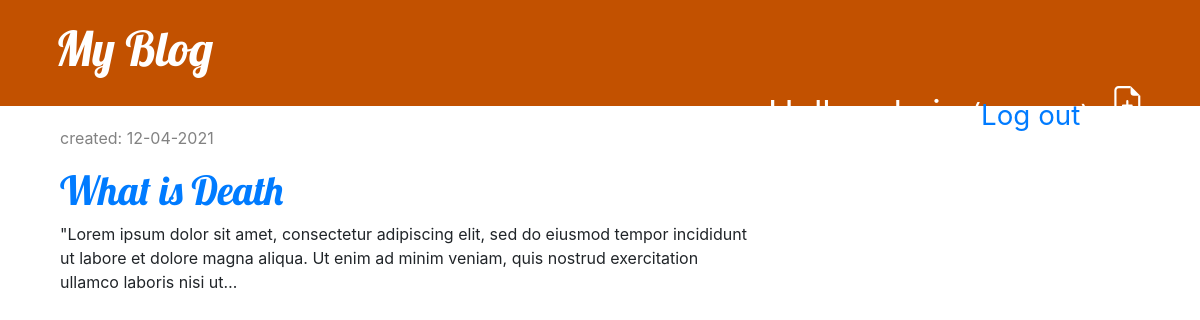
Page /drafts/ (signed in) on the earlier database version.
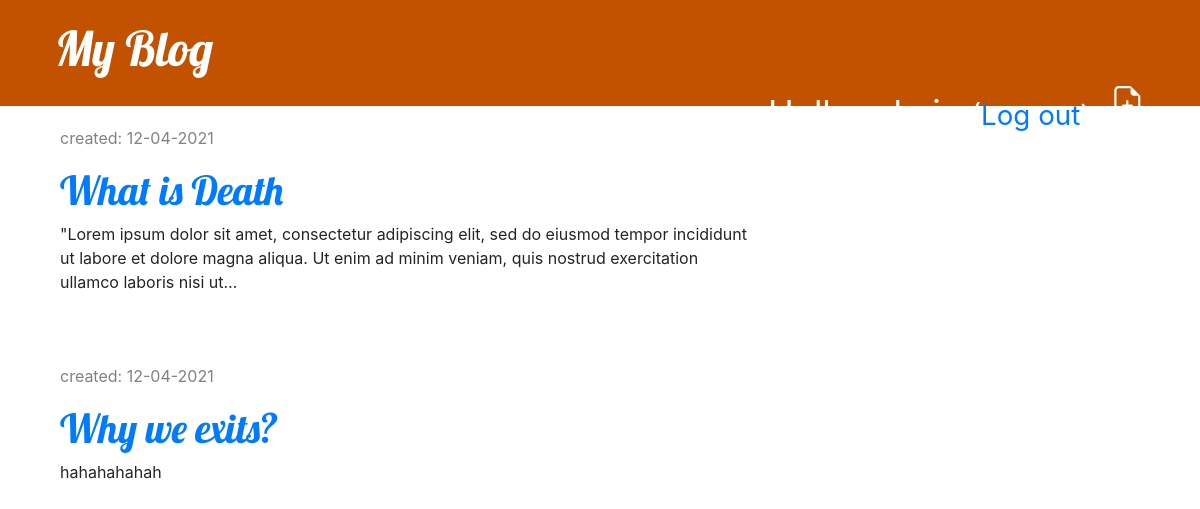
Same page on the later database version.
### blog/models.py (models this page shows, shortened)
class Post(models.Model):
    author = models.ForeignKey(settings.AUTH_USER_MODEL, on_delete=models.CASCADE)
    title = models.CharField(max_length=200)
    text = models.TextField()
    created_date = models.DateTimeField(default=timezone.now)
    published_date = models.DateTimeField(blank=True, null=True)

### blog/views.py (the view)
# urls.py: path('drafts/', views.post_draft_list, name='post_draft_list'),
@login_required()
def post_draft_list(request):
    posts = Post.objects.filter(published_date__isnull=True).order_by('created_date')
    return render(request, 'blog/post_draft_list.html', {'posts': posts})

### blog/templates/blog/post_draft_list.html
{% extends 'blog/base.html' %}
{% block content %}
    {% for post in posts %}
        <div class="post">
            <p class="date">created: {{ post.created_date|date:'d-m-Y' }}</p>
            <h1><a href="{% url 'post_detail' pk=post.pk %}">{{ post.title }}</a></h1>
            <p>{{ post.text|truncatechars:200 }}</p>
        </div>
    {% endfor %}
{% endblock %}

Differences in the rows shown:
added Post: created_date "12-04-2021", title "Why we exits?", text "hahahahahah"
